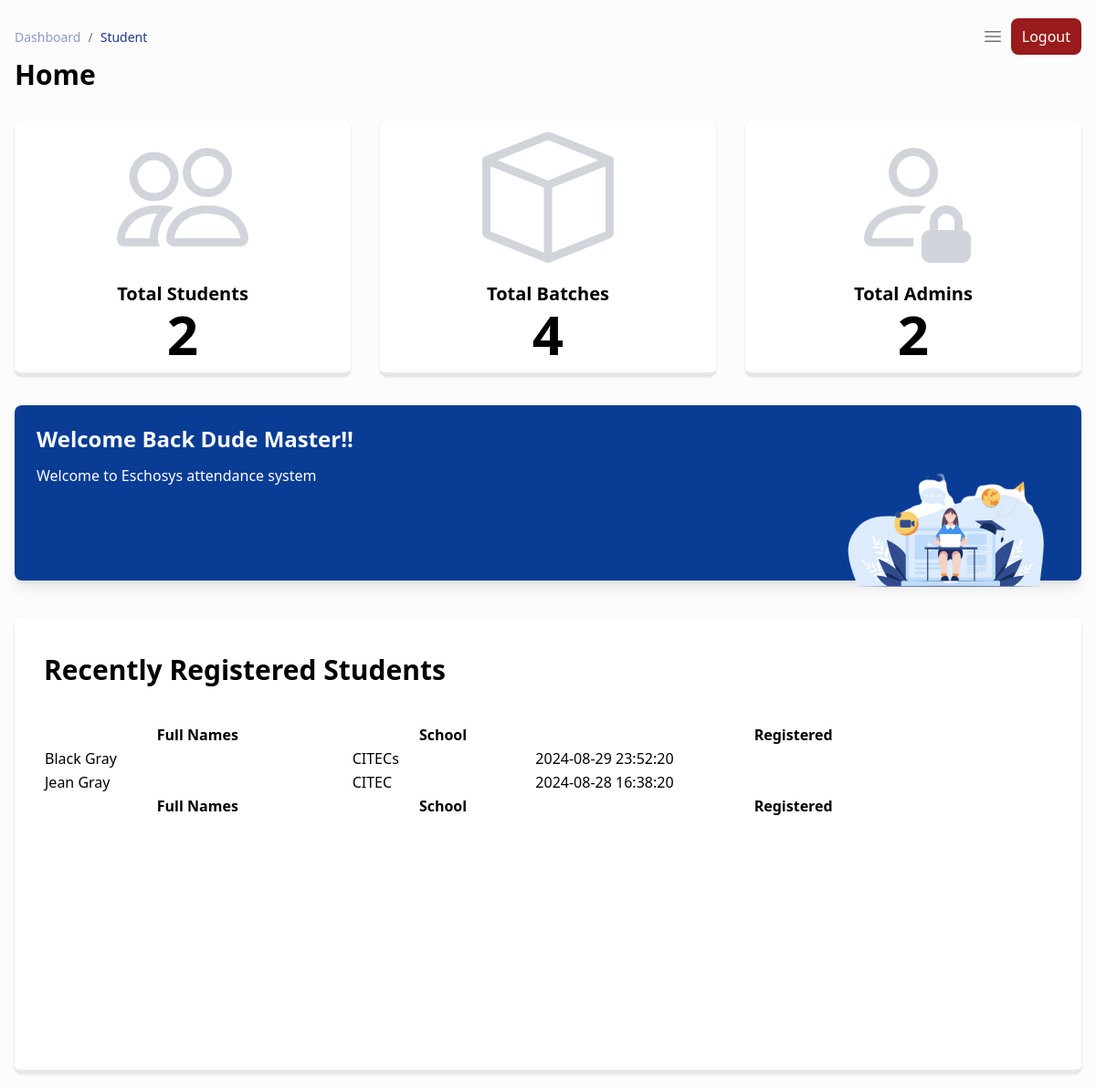
Screenshot of /admin/dashboard.php?success=loginsuccess (signed in) with the database file from the repository.
### tables this page shows
CREATE TABLE `students` (
  `id` int(11) NOT NULL,
  `user_id` int(11) NOT NULL,
  `batch_id` int(11) UNSIGNED DEFAULT NULL,
  `first_name` varchar(255) NOT NULL,
  `last_name` varchar(255) NOT NULL,
  `date_of_birth` date NOT NULL,
  `is_approved` tinyint(1) NOT NULL DEFAULT 0,
  `school` varchar(255) NOT NULL,
  `created_at` timestamp NULL DEFAULT current_timestamp()
);

### config/settings.php (called while the page is built, shortened)
<?php
if(!function_exists("getConfig")){
    function getConfig($key){
            $siteConfig = [
                'site_name' => "EAMS",
                'app_mode' => "production",
                'base_url' => "http://localhost/Attendance-system",
                'base_path' => dirname(__DIR__, 1)
            ];
            return $siteConfig[$key] ?? null;
    }
}
?>

### includes/functions.php (called while the page is built, shortened)
<?php
require_once __DIR__ . "/../config/settings.php";
if(!function_exists("baseUrl")){
    function baseUrl(string $path = null, array $query = null){
        if($path !== null && $query !== null){
            $build = http_build_query($query);
            return getConfig(key: 'base_url') . "/" . $path . "?" . $build;
        }
        elseif($path !== null){
            return getConfig(key: 'base_url') . "/" . $path;
        }
        return getConfig(key: 'base_url');
    }
}
?>

### admin/dashboard.php (the view, shortened to what this page needs)
<?php require_once "./templates/header.php" ?>
<?php
$studentsQuery = "SELECT * FROM students";
$studentsResult = mysqli_query($connection, $studentsQuery);
$batchQuery = "SELECT * FROM batches";
$batchResult = mysqli_query($connection, $batchQuery);
$adminQuery = "SELECT * FROM admins";
$adminResult = mysqli_query($connection, $adminQuery);
$totalStudents = mysqli_num_rows($studentsResult);
$totalBatches = mysqli_num_rows($batchResult);
$totalAdmins = mysqli_num_rows($adminResult);
$query = "SELECT * FROM students ORDER BY id DESC LIMIT 4";
$result = mysqli_query($connection, $query);
$students = mysqli_fetch_all($result, MYSQLI_ASSOC);;
?>
<div class="min-h-screen bg-gray-50/50">
  <div class="p-4 xl:ml-80">
    <?php require_once "./templates/navigation.php" ?>
    <h1 class="text-3xl font-semibold mb-8">Home</h1>
    <div class="grid grid-cols-1 md:grid-cols-2 lg:grid-cols-3 gap-8 mb-8">
      <div class="col-span-1 bg-white border-b-4 border-b-primary shadow rounded-lg min-h-[180px] w-full hover:scale-105 transition-all ease-in-out delay-75 py-3 px-8 grid grid-cols-1 gap-y-5 xl:gap-y-0 xl:grid-cols-2 items-center">
        <div class="flex flex-col items-center justify-center">
          <p class="text-xl font-semibold">Total Students</p>
          <p class="text-6xl font-semibold"><?= ($totalStudents > 0) ? $totalStudents : 0 ?></p>
        </div>
      </div>
      <div class="col-span-1 bg-white border-b-4 border-b-primary shadow rounded-lg min-h-[180px] w-full hover:scale-105 transition-all ease-in-out delay-75 py-3 px-8 grid grid-cols-1 gap-y-5 xl:gap-y-0 xl:grid-cols-2 items-center">
        <div class="flex flex-col items-center justify-center">
          <p class="text-xl font-semibold">Total Batches</p>
          <p class="text-6xl font-semibold"><?= ($totalBatches > 0) ? $totalBatches : 0 ?></p>
        </div>
      </div>
      <div class="md:col-span-2 lg:col-span-1 bg-white border-b-4 border-b-primary shadow rounded-lg min-h-[180px] w-full hover:scale-105 transition-all ease-in-out delay-75 py-3 px-8 grid grid-cols-1 gap-y-5 xl:gap-y-0 xl:grid-cols-2 items-center">
        <div class="flex flex-col items-center justify-center">
          <p class="text-xl font-semibold">Total Admins</p>
          <p class="text-6xl font-semibold"><?= ($totalAdmins > 0) ? $totalAdmins : 0 ?></p>
        </div>
      </div>
    </div>
    <section class="flex flex-col justify-center antialiased bg-gray-50 text-gray-600 mb-10">
      <div class="h-full">
        <div class="mx-auto bg-[#093c94] shadow-lg h-48 rounded-lg">
          <div class="px-6 py-5">
            <div class="flex-grow truncate">
              <div class="w-full sm:flex justify-between items-center mb-3">
                <h1 class="text-2xl leading-snug font-extrabold text-gray-50 truncate mb-1 sm:mb-0">Welcome Back <?= $_SESSION['fullname'] ?? "Admin" ?>!!</h1>
              </div>
              <div class="flex items-start justify-between whitespace-normal">
                <div class="text-white">
                  <p class="mb-2">Welcome to Eschosys attendance system</p>
                </div>
                <div class="flex items-start">
                  <div class="img">
                    <img src="<?= baseUrl('student/assets/images/girl.png') ?>" alt="" height="250" width="250">
                  </div>
                </div>
              </div>
            </div>
          </div>
        </div>
      </div>
    </section>
    <div class="w-full min-h-[500px] border-b-4 border-b-primary bg-white shadow rounded-lg py-8 px-8 overflow-x-auto">
      <div class="flex items-center gap-4 mb-8">
        <h2 class="text-3xl font-semibold">Recently Registered Students</h2>
        <a href="<?= baseUrl('admin/students.php') ?>" class="bg-primary hover:bg-primary-dark transition-all ease-in-out delay-75 py-3 px-2 w-fit rounded-lg text-xl text-white">See More</a>
      </div>
      <table id="dTable" class="display w-full">
        <thead>
          <tr>
            <th>Full Names</th>
            <th>School</th>
            <th>Registered</th>
          </tr>
        </thead>
        <tbody>
          <?php if (isset($students) && count($students) > 0): ?>
            <?php foreach ($students as $student): ?>
              <tr>
                <td><?= $student["first_name"] . " " . $student['last_name'] ?></td>
                <td><?= $student['school'] ?></td>
                <td><?= $student['created_at'] ?></td>
              </tr>
            <?php endforeach ?>
          <?php endif ?>
        </tbody>
        <tfoot>
          <tr>
            <th>Full Names</th>
            <th>School</th>
            <th>Registered</th>
          </tr>
        </tfoot>
      </table>
    </div>
  </div>
  <?php require_once "./templates/footer.php" ?>

### rows the page displays
students: first_name "Black", last_name "Gray", school "CITECs", created_at "2024-08-29 23:52:20"
students: first_name "Jean", last_name "Gray", school "CITEC", created_at "2024-08-28 16:38:20"

### other values shown
$totalStudents "2"
$totalBatches "4"
$totalAdmins "2"
$_SESSION['fullname'] "Dude Master"
